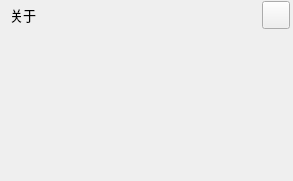
<?xml version="1.0" encoding="UTF-8"?>
<ui version="4.0">
 <class>AboutWidget</class>
 <widget class="QWidget" name="AboutWidget">
  <property name="geometry">
   <rect>
    <x>0</x>
    <y>0</y>
    <width>293</width>
    <height>181</height>
   </rect>
  </property>
  <property name="font">
   <font>
    <family>微软雅黑</family>
    <pointsize>10</pointsize>
   </font>
  </property>
  <property name="windowTitle">
   <string>关于</string>
  </property>
  <widget class="QLabel" name="label">
   <property name="geometry">
    <rect>
     <x>20</x>
     <y>50</y>
     <width>100</width>
     <height>100</height>
    </rect>
   </property>
   <property name="sizePolicy">
    <sizepolicy hsizetype="Fixed" vsizetype="Fixed">
     <horstretch>0</horstretch>
     <verstretch>0</verstretch>
    </sizepolicy>
   </property>
   <property name="minimumSize">
    <size>
     <width>100</width>
     <height>100</height>
    </size>
   </property>
   <property name="maximumSize">
    <size>
     <width>120</width>
     <height>120</height>
    </size>
   </property>
   <property name="text">
    <string/>
   </property>
  </widget>
  <widget class="QLabel" name="label_2">
   <property name="geometry">
    <rect>
     <x>0</x>
     <y>0</y>
     <width>291</width>
     <height>30</height>
    </rect>
   </property>
   <property name="font">
    <font>
     <family>微软雅黑</family>
     <pointsize>10</pointsize>
    </font>
   </property>
   <property name="text">
    <string/>
   </property>
  </widget>
  <widget class="QLabel" name="label_3">
   <property name="geometry">
    <rect>
     <x>10</x>
     <y>5</y>
     <width>101</width>
     <height>19</height>
    </rect>
   </property>
   <property name="text">
    <string>关于</string>
   </property>
  </widget>
  <widget class="QPushButton" name="closeBtn">
   <property name="geometry">
    <rect>
     <x>262</x>
     <y>1</y>
     <width>28</width>
     <height>28</height>
    </rect>
   </property>
   <property name="sizePolicy">
    <sizepolicy hsizetype="Fixed" vsizetype="Fixed">
     <horstretch>0</horstretch>
     <verstretch>0</verstretch>
    </sizepolicy>
   </property>
   <property name="minimumSize">
    <size>
     <width>28</width>
     <height>28</height>
    </size>
   </property>
   <property name="maximumSize">
    <size>
     <width>28</width>
     <height>28</height>
    </size>
   </property>
   <property name="text">
    <string/>
   </property>
  </widget>
  <widget class="QLabel" name="nameLabel">
   <property name="geometry">
    <rect>
     <x>150</x>
     <y>40</y>
     <width>131</width>
     <height>41</height>
    </rect>
   </property>
   <property name="font">
    <font>
     <family>微软雅黑</family>
     <pointsize>20</pointsize>
     <weight>75</weight>
     <bold>true</bold>
    </font>
   </property>
   <property name="text">
    <string/>
   </property>
  </widget>
  <widget class="QLabel" name="numberLabel">
   <property name="geometry">
    <rect>
     <x>150</x>
     <y>80</y>
     <width>101</width>
     <height>31</height>
    </rect>
   </property>
   <property name="font">
    <font>
     <family>微软雅黑</family>
     <pointsize>14</pointsize>
     <weight>75</weight>
     <bold>true</bold>
    </font>
   </property>
   <property name="text">
    <string/>
   </property>
  </widget>
  <widget class="QLabel" name="label_5">
   <property name="geometry">
    <rect>
     <x>0</x>
     <y>30</y>
     <width>291</width>
     <height>141</height>
    </rect>
   </property>
   <property name="text">
    <string/>
   </property>
  </widget>
  <zorder>label_5</zorder>
  <zorder>label</zorder>
  <zorder>label_2</zorder>
  <zorder>label_3</zorder>
  <zorder>closeBtn</zorder>
  <zorder>nameLabel</zorder>
  <zorder>numberLabel</zorder>
 </widget>
 <layoutdefault spacing="6" margin="11"/>
 <resources/>
 <connections/>
</ui>
